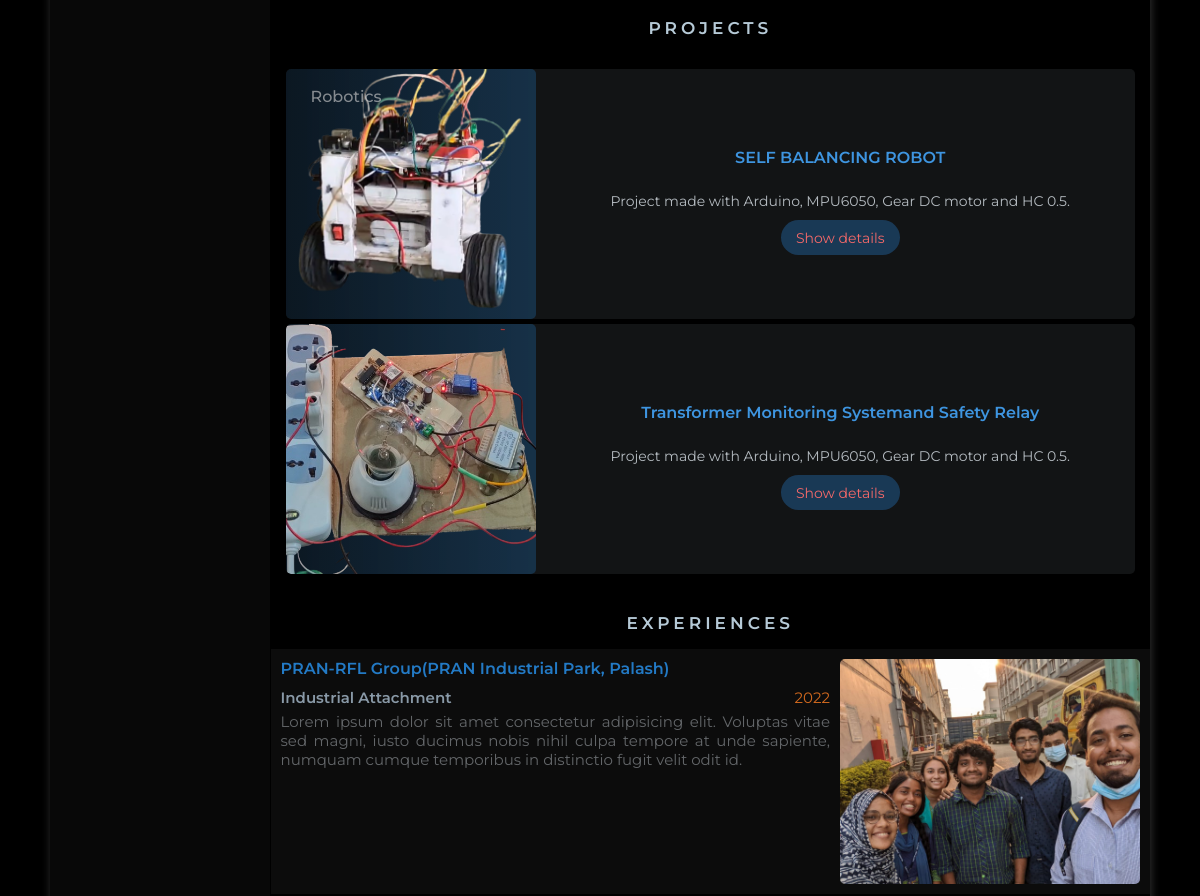
The app's page / (middle part), older data.
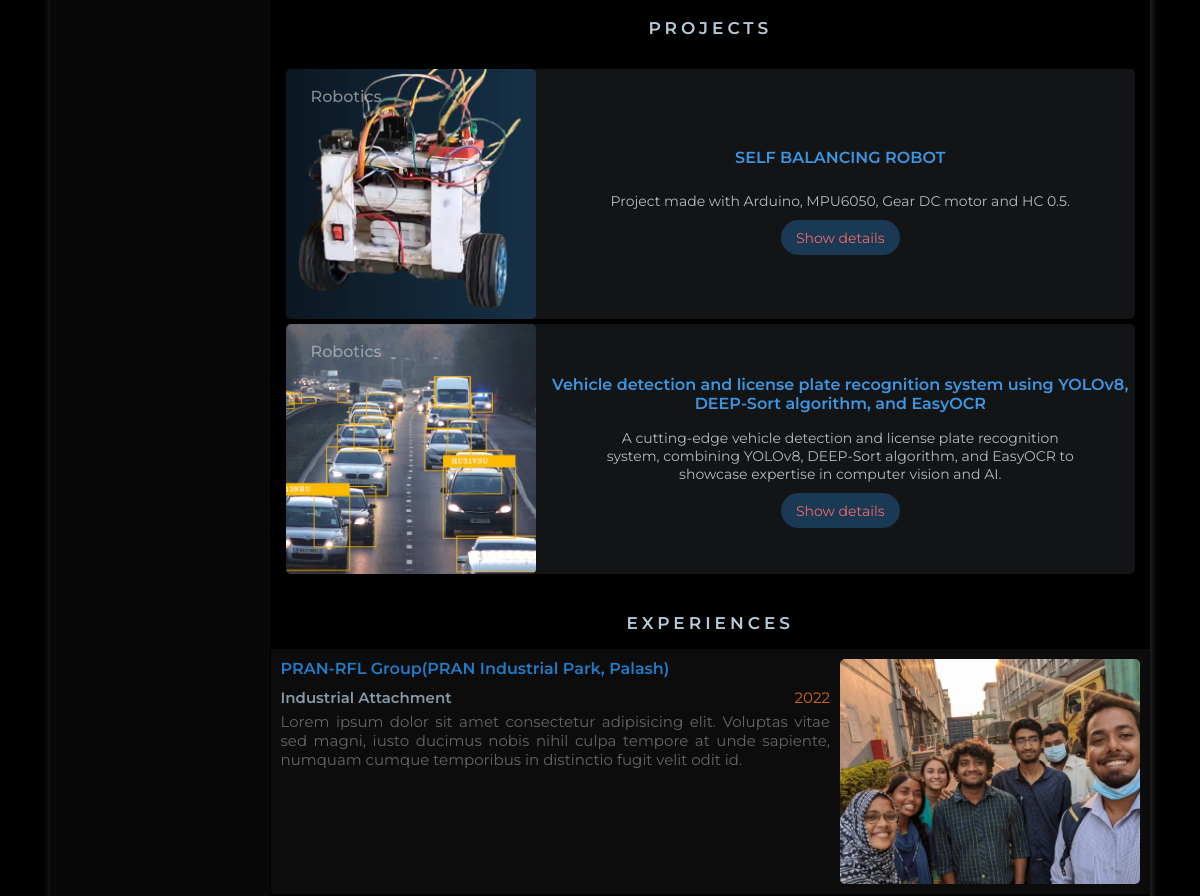
The same page, newer data.
### peash/models.py (models this page shows, shortened)
class Type(models.Model):
    name=models.CharField(max_length=200,null=False)
    icon=models.ImageField(upload_to='types/')
    link=models.CharField(max_length=50,null=False)

class Project(models.Model):
    project_name=models.CharField(max_length=200,blank=False,null=False)
    project_type=models.ForeignKey(Type,on_delete=models.CASCADE,related_name="project_type")
    short_description=models.TextField(max_length=500,null=False,blank=False)
    description=models.TextField(max_length=2000,null=False,blank=False)
    icon=models.ImageField(null=False,blank=False,upload_to='projects/',default='projects/default.png')
    year=models.CharField(max_length=50,null=False,blank=False)

class Experience(models.Model):
    name=models.CharField(max_length=200)
    type=models.CharField(max_length=200)
    duration=models.CharField(max_length=200)
    description=models.TextField(max_length=1500,null=True)
    image=models.ImageField(upload_to='experiences/')

### peash/views.py (the view)
# urls.py: path('',Home,name='home_page'),
def Home(request):
    links=list(Link.objects.all())
    about=About.objects.all()[0]
    types=list(Type.objects.all())
    skills=list(Skill.objects.all())
    projects=list(Project.objects.all())
    experiences=list(Experience.objects.all())
    achievements=list(Achivement.objects.all())
    educations=list(Education.objects.all())
    extras=list(Extracurricular.objects.all())
    extra_images=list(ExtraImage.objects.all())
    context={
        'links':links,
        'about':about,
        'types':types,
        'skills':skills,
        'projects':projects,
        'experiences':experiences,
        'achievements':achievements,
        'edus':educations,
        'extras':extras,
        'extra_images':extra_images
    }
    return render(request,'peash/home.html',context)

### templates/peash/home.html (shortened to what this page needs)
{% load static %}
<html>
    <head>
        <link rel="stylesheet" href="{% static 'css/all_css.css' %}">
        <link rel="stylesheet" href="{% static 'css/responsive.css' %}">
    </head>
    <body>
        <div class="container">
            <div class="side_bar">
            </div>
            <div class="main_cont">
                <div id="projects">
                    <div class="title_div">
                        <p>
                            PROJECTS
                        </p>
                    </div>
                    <div class="all_projects">
                        {% for type in types %}
                            <div id="{{ type.link }}">
                                {% for project in projects %}
                                    {% if type.name == project.project_type.name %}
                                        <div class="project">
                                            <div class="project_image">
                                                <div class="project_catagory">
                                                    <p>{{ type.name }}</p>
                                                </div>
                                                <img id="img" src="{{ project.icon.url }}" alt="">
                                            </div>
                                            <div class="project_text">
                                                <div class="project_name">
                                                    <h2>{{ project.project_name }}</h2>
                                                </div>
                                                <div class="short_description">
                                                    <p>{{ project.short_description }}</p>
                                                </div>
                                                <div class="show_description_button">
                                                    <button id="sdb" class="sdb">Show details</button>
                                                </div>
                                            </div>
                                        </div>
                                    {% endif %}
                                {% endfor %}
                            </div>
                        {% endfor %}
                    </div>
                </div>
                <div id="experiences">
                    <div class="title_div">
                        <p>
                            EXPERIENCES
                        </p>
                    </div>
                    <div class="all_exp">
                        {% for experience in experiences %}
                        <div class="exp">
                            <div class="exp_texts">
                                <div class="exp_name">
                                    <p>{{ experience.name }}</p>
                                </div>
                                <div class="exp_additional">
                                    <div class="exp_type">
                                        <p>{{ experience.type }}</p>
                                    </div>
                                    <div class="exp_year">{{ experience.duration }}</div>
                                </div>
                                <div class="exp_details">
                                    <p>{{ experience.description }}</p>
                                </div>
                            </div>
                            <div class="exp_image">
                                <img src="{{ experience.image.url }}" id="img">
                            </div>
                        </div>
                        {% endfor %}
                    </div>
                </div>
            </div>
        </div>
    </body>
</html>

Row changes from the older to the newer data that the page shows:
no longer on this page (row unchanged): Type: name "IOT"
removed Project: icon (picture), project_name "Transformer Monitoring Systemand Safety Relay", short_description "Project made with Arduino, MPU6050, Gear DC motor and HC 0.5."
added Project: {{ type.name }} "Robotics", icon (picture), project_name "Vehicle detection and license plate recognition system using YOLOv8, DEEP-Sort algorithm, and EasyOCR", short_description "A cutting-edge vehicle detection and license plate recognition system, combining YOLOv8, DEEP-Sort algorithm, and EasyOCR to showcase expertise in computer vision and AI."
